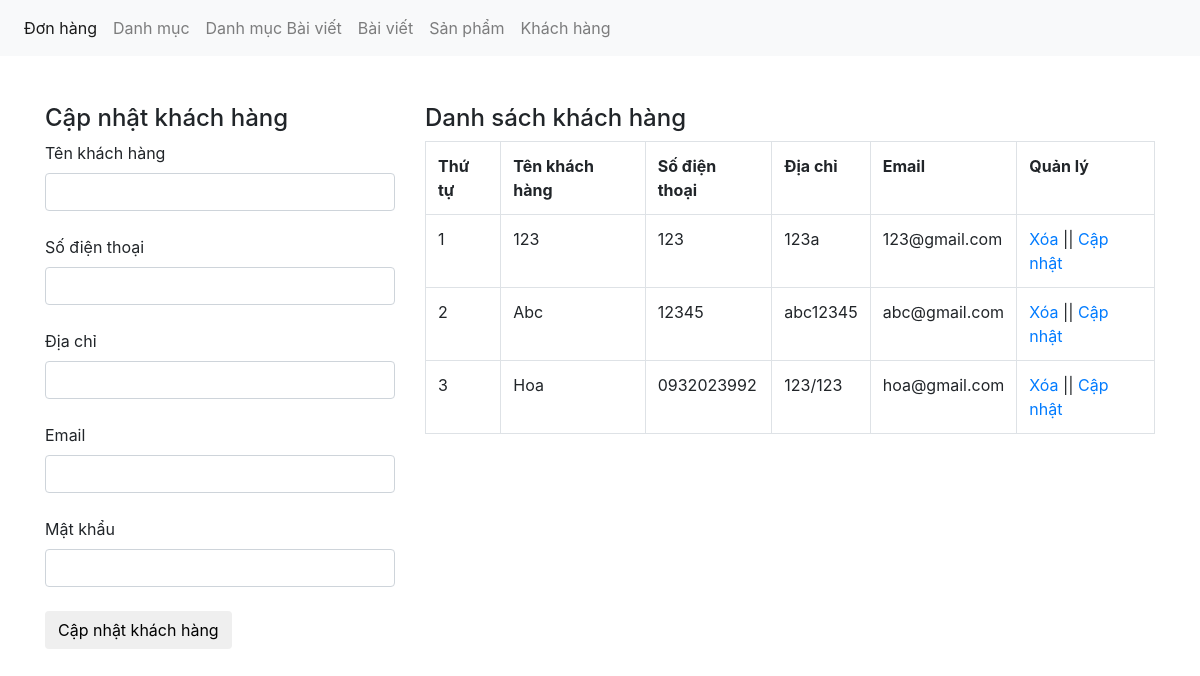
/admin/xulykhachhang.php?quanly=xemgiaodich&khachhang=3774, run on the app's committed database.
### tables this page shows
CREATE TABLE IF NOT EXISTS `tbl_khachhang` (
  `khachhang_id` int NOT NULL AUTO_INCREMENT,
  `name` varchar(100) NOT NULL,
  `phone` varchar(50) NOT NULL,
  `address` varchar(200) NOT NULL,
  `email` varchar(150) NOT NULL,
  `password` varchar(100) NOT NULL,
  PRIMARY KEY (`khachhang_id`)
);

### admin/xulykhachhang.php (the view, shortened to what this page needs)
<?php
	include('../db/connect.php');
?>
<!DOCTYPE html>
<html lang="en">
<head>
	<link href="../css/bootstrap.css" rel="stylesheet" type="text/css" media="all" />
</head>
<body>
	<nav class="navbar navbar-expand-lg navbar-light bg-light">
	  <div class="collapse navbar-collapse" id="navbarNav">
	    <ul class="navbar-nav">
	      <li class="nav-item active">
	        <a class="nav-link" href="xulydonhang.php">Đơn hàng <span class="sr-only">(current)</span></a>
	      </li>
	      <li class="nav-item">
	        <a class="nav-link" href="xulydanhmuc.php">Danh mục</a>
	      </li>
	       <li class="nav-item">
	        <a class="nav-link" href="xulydanhmucbaiviet.php">Danh mục Bài viết</a>
	      </li>
	       <li class="nav-item">
	        <a class="nav-link" href="xulybaiviet.php">Bài viết</a>
	      </li>
	      <li class="nav-item">
	        <a class="nav-link" href="xulysanpham.php">Sản phẩm</a>
	      </li>
	       <li class="nav-item">
	        <a class="nav-link" href="xulykhachhang.php">Khách hàng</a>
	      </li>
	    </ul>
	  </div>
	</nav><br><br>
	<div class="container">
		<div class="row">
		<?php
			if(isset($_GET['quanly'])=='capnhat'){
				$id_capnhat = $_GET['capnhat_id'];
				$sql_capnhat = mysqli_query($con,"SELECT * FROM tbl_khachhang WHERE khachhang_id='$id_capnhat'");
				$row_capnhat = mysqli_fetch_array($sql_capnhat);
				?>
				<div class="col-md-4">
				<h4>Cập nhật khách hàng</h4>
				<form action="" method="POST">
					<label>Tên khách hàng</label>
					<input type="text" class="form-control" name="name" value="<?php echo $row_capnhat['name'] ?>"><br>
					<label>Số điện thoại</label>
					<input type="text" class="form-control" name="phone" value="<?php echo $row_capnhat['phone'] ?>"><br>
					<label>Địa chỉ</label>
					<input type="text" class="form-control" name="address" value="<?php echo $row_capnhat['address'] ?>"><br>
					<label>Email</label>
					<input type="email" class="form-control" name="email" value="<?php echo $row_capnhat['email'] ?>"><br>
					<label>Mật khẩu</label>
					<input type="password" class="form-control" name="password" value="<?php echo $row_capnhat['password'] ?>"><br>
					<input type="submit" name="capnhatkhachhang" value="Cập nhật khách hàng" class="btn btn-default">
				</form>
				</div>
				<?php
			}
			?>
			<div class="col-md-8">
				<h4>Danh sách khách hàng</h4>
				<?php
				$sql_select_kh = mysqli_query($con,"SELECT * FROM tbl_khachhang ORDER BY khachhang_id DESC");
				?>
				<table class="table table-bordered ">
					<tr>
						<th>Thứ tự</th>
						<th>Tên khách hàng</th>
						<th>Số điện thoại</th>
						<th>Địa chỉ</th>
						<th>Email</th>
						<th>Quản lý</th>
					</tr>
					<?php
					$i = 0;
					while($row_kh = mysqli_fetch_array($sql_select_kh)){
						$i++;
					?>
					<tr>
						<td><?php echo $i ?></td>
						<td><?php echo $row_kh['name'] ?></td>
						<td><?php echo $row_kh['phone'] ?></td>
						<td><?php echo $row_kh['address'] ?></td>
						<td><?php echo $row_kh['email'] ?></td>
						<td><a href="?xoa=<?php echo $row_kh['khachhang_id'] ?>">Xóa</a> || <a href="xulykhachhang.php?quanly=capnhat&capnhat_id=<?php echo $row_kh['khachhang_id'] ?>">Cập nhật</a></td>
					</tr>
				<?php
					}
					?>
				</table>
			</div>
		</div>
	</div>
</body>
</html>

### data on the page
tbl_khachhang: name "123", phone "123", address "123a", email "123@gmail.com"
tbl_khachhang: name "Abc", phone "12345", address "abc12345", email "abc@gmail.com"
tbl_khachhang: name "Hoa", phone "0932023992", address "123/123", email "hoa@gmail.com"
